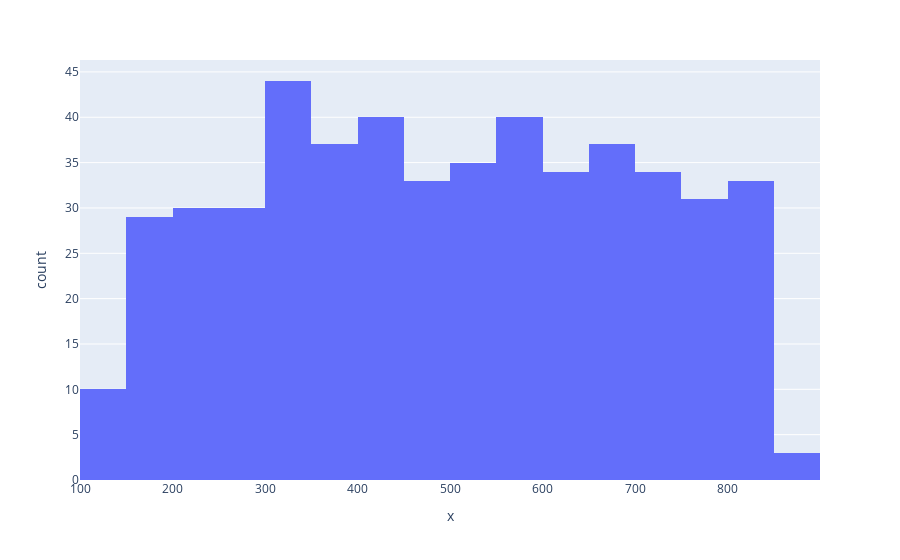

Source (notebook cell):
### Code cell
px.histogram(x=vet)

### Figure 1 — Plotly figure (JSON) as saved in the notebook; plotly's stock layout.template omitted (floating-point values rounded to 4 significant figures; data arrays with more than 128 entries replaced by an {"elided": "..."} marker saying what was removed)
{"data": [{"alignmentgroup": "True", "bingroup": "x", "hovertemplate": "x=%{x}<br>count=%{y}<extra></extra>", "legendgroup": "", "marker": {"color": "#636efa", "pattern": {"shape": ""}}, "name": "", "offsetgroup": "", "orientation": "v", "showlegend": false, "type": "histogram", "x": {"elided": "500 int values"}, "xaxis": "x", "yaxis": "y"}], "layout": {"barmode": "relative", "legend": {"tracegroupgap": 0}, "margin": {"t": 60}, "xaxis": {"anchor": "y", "domain": [0, 1], "title": {"text": "x"}}, "yaxis": {"anchor": "x", "domain": [0, 1], "title": {"text": "count"}}}}
